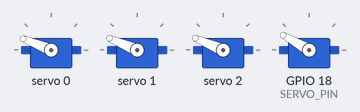
Simulated run of this sketch. Board: ESP32. On the bench: 4 × servo. WiFi joins after 1.5 s; servers stay silent unless stated; what the sketch prints to the serial monitor is not drawn.

Above: at 0.45 s.
Timing chart, 0 to 4.9 s (numbered marks = the images above):
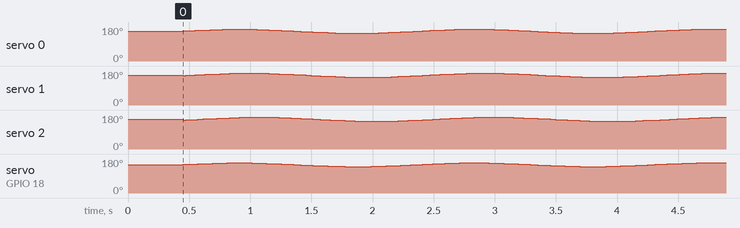

The sketch:

esp32_slave_node.ino
```cpp
#include <WiFi.h>
#include <esp_now.h>
#include <esp_wifi.h>
#include <ESP32Servo.h>
#include <Wire.h>
#include <Adafruit_PWMServoDriver.h>

// 브라운아웃(전압 강하 리셋) 방지 헤더
#include "soc/soc.h"
#include "soc/rtc_cntl_reg.h"

// =========================================================================
// [1. 핀 배선 및 모터 파라미터]
// =========================================================================
const int SERVO_PIN = 18;       // 서보 신호선: GPIO 18 (직결용)
const float BASE_ANGLE = 150.0; // 기본 중립 위치: 150도

// I2C 및 PCA9685 16채널 PWM 드라이버 (SDA: GPIO 21, SCL: GPIO 22)
Adafruit_PWMServoDriver pwm = Adafruit_PWMServoDriver(0x40);
bool pca9685Found = false;

Servo singleServo;

const char* ssid = "Artech";
const char* password = "123456789";

// 각도(0~180도) -> 마이크로초(500us ~ 2500us) 정밀 변환 함수
inline int angleToMicros(float angle) {
  angle = constrain(angle, 0.0f, 180.0f);
  return (int)(500.0f + (angle / 180.0f) * 2000.0f);
}

// =========================================================================
// [2. ESP-NOW 수신 패킷 구조체]
// =========================================================================
typedef struct __attribute__((packed)) struct_message {
  float score;        // 실시간 국제정세 긴장도 (0 ~ 100)
  float wavePhase;    // 마스터의 정확한 파도 위상 (0.0 ~ 6.28)
  float dampFactor;   // 마스터 초음파 센서 거리 감쇄 계수 K (0.15 ~ 1.00)
  float viewerDist;   // 관람객 실측 거리 (m)
  bool isPaused;      // 긴급 정지 여부
  uint8_t cmd;        // 0: 일반, 1: 자가진단 스윙, 2: 재부팅, 10: 수동 각도
} struct_message;

struct_message rxData;

volatile bool isPaused = false;
volatile bool isManualAngleMode = false;
volatile float manualAngle = 150.0;
volatile float targetScore = 31.5;
volatile float masterPhase = 0.0;
volatile float currentDampFactor = 1.0;
volatile float currentViewerDist = 3.0;
volatile unsigned long lastPacketTime = 0;

float smoothedScore = 31.5;
float smoothedDamp = 1.0;
float currentAmplitude = 8.5;
float currentSpeed = 2.5;
float wavePhase = 0.0;
unsigned long lastMotionUpdate = 0;
unsigned long lastStatusPrint = 0;

// =========================================================================
// [3. ESP-NOW 무선 데이터 수신 콜백 (0.001초 즉각 반응)]
// =========================================================================
void onDataRecv(const esp_now_recv_info_t *recv_info, const uint8_t *incomingData, int len) {
  if (len == sizeof(struct_message)) {
    memcpy(&rxData, incomingData, sizeof(rxData));
    lastPacketTime = millis();

    targetScore = rxData.score;
    masterPhase = rxData.wavePhase;
    currentDampFactor = rxData.dampFactor;
    currentViewerDist = rxData.viewerDist;
    isPaused = rxData.isPaused;

    // 마스터와 위상(wavePhase) 1ms 칼일치 동기화
    wavePhase = masterPhase;

    if (rxData.cmd == 10) {
      // 마스터에서 직접 각도 수동 제어 명령 수신
      isManualAngleMode = true;
      manualAngle = rxData.score;
      singleServo.write(constrain((int)manualAngle, 0, 180));
      if (pca9685Found) {
        for (uint8_t ch = 0; ch < 3; ch++) {
          pwm.writeMicroseconds(ch, angleToMicros(manualAngle));
        }
      }
      Serial.printf("[🎯 마스터 수동 각도 수신] 슬레이브 서보 %.1f° 즉각 회전 완료!\n", manualAngle);
    } else if (rxData.cmd == 0) {
      isManualAngleMode = false;
    } else if (rxData.cmd == 1) {
      Serial.println("[🎯 자가진단] 마스터 명령 수신 -> 슬레이브 진단 스윙 실행");
      singleServo.write(165);
      if (pca9685Found) {
        for (uint8_t ch = 0; ch < 3; ch++) pwm.writeMicroseconds(ch, angleToMicros(165));
      }
      delay(300);
      singleServo.write(135);
      if (pca9685Found) {
        for (uint8_t ch = 0; ch < 3; ch++) pwm.writeMicroseconds(ch, angleToMicros(135));
      }
      delay(300);
      singleServo.write(BASE_ANGLE);
      if (pca9685Found) {
        for (uint8_t ch = 0; ch < 3; ch++) pwm.writeMicroseconds(ch, angleToMicros(BASE_ANGLE));
      }
    } else if (rxData.cmd == 2) {
      Serial.println("[🔄 원격 재부팅] 마스터 명령 수신 -> 슬레이브 재부팅");
      delay(200);
      ESP.restart();
    }
  }
}

// =========================================================================
// [초기화 & 메인 50Hz 서보 제어 루프]
// =========================================================================
void setup() {
  // 브라운아웃 디텍터 비활성화 (모터 전압 강하 재부팅 방지)
  WRITE_PERI_REG(RTC_CNTL_BROWN_OUT_REG, 0);

  Serial.begin(115200);
  delay(300);

  ESP32PWM::allocateTimer(0);
  ESP32PWM::allocateTimer(1);
  ESP32PWM::allocateTimer(2);
  ESP32PWM::allocateTimer(3);

  // 1. Wi-Fi STA 모드 초기화 (MAC 주소 및 마스터 채널 동기화)
  WiFi.mode(WIFI_STA);
  WiFi.begin(ssid, password);

  Serial.println("\n==================================================");
  Serial.println("  ESP32 [슬레이브 노드 수신기] Multi-Slave 지원");
  Serial.println("  ESP-NOW MAC 무선 1ms 직결 수신 엔진 (PCA9685 + GPIO18)");
  Serial.printf("  내 고유 MAC 주소: %s\n", WiFi.macAddress().c_str());
  Serial.println("==================================================");

  // 2. I2C 및 PCA9685 16채널 드라이버 초기화 시도 (SDA: 21, SCL: 22)
  Wire.begin(21, 22);
  if (pwm.begin()) {
    pca9685Found = true;
    pwm.setPWMFreq(50);
    Serial.println("[PCA9685] 🎉 16채널 I2C 서보 드라이버 감지 완료! 50Hz 가동");
    for (uint8_t ch = 0; ch < 3; ch++) {
      pwm.writeMicroseconds(ch, angleToMicros(BASE_ANGLE));
    }
  } else {
    Serial.println("[PCA9685] ℹ️ PCA9685 미연결 -> GPIO 18 단독 직결 모드로 가동");
  }

  // 3. 단독 GPIO 18 서보 초기화
  singleServo.setPeriodHertz(50);
  singleServo.attach(SERVO_PIN, 500, 2500);
  singleServo.write(BASE_ANGLE); // 150도 중립 정지 대기
  delay(100);

  // 4. ESP-NOW 무선 수신 초기화
  if (esp_now_init() == ESP_OK) {
    Serial.println("[ESP-NOW] 🎉 슬레이브 무선 수신 대기 시작 (1ms 패킷 수신 대기)");
    esp_now_register_recv_cb(onDataRecv);
  } else {
    Serial.println("[ESP-NOW] ❌ 초기화 실패!");
  }
}

void loop() {
  unsigned long currentMillis = millis();

  // 1. 점수 및 마스터 초음파 감쇄 계수(K) 스무딩
  smoothedScore = smoothedScore * 0.85f + targetScore * 0.15f;
  smoothedDamp = smoothedDamp * 0.80f + currentDampFactor * 0.20f;
  currentSpeed = 1.5f + (smoothedScore / 100.0f) * 3.5f;

  // 2. 상태 주기적 시리얼 출력 (2초마다)
  if (currentMillis - lastStatusPrint >= 2000) {
    lastStatusPrint = currentMillis;
    bool isConnected = (currentMillis - lastPacketTime < 2000);
    Serial.printf("[🛰️ 슬레이브 상태] 통신: %s | 점수: %.1f | 진폭: ±%.1f° | 감쇄 K: %.2f | PCA: %s\n",
      isConnected ? "🟢 1ms 수신 중" : "🔴 마스터 대기",
      smoothedScore, currentAmplitude, smoothedDamp, pca9685Found ? "OK" : "GPIO18");
  }

  // 3. 초당 50회(20ms) 마스터와 100% 동기화된 연속 서보 구동 & 프레임 LERP
  if (currentMillis - lastMotionUpdate >= 20) {
    lastMotionUpdate = currentMillis;

    if (isPaused) {
      singleServo.write(BASE_ANGLE); // 150도 중립 안전 고정
      if (pca9685Found) {
        for (uint8_t ch = 0; ch < 3; ch++) {
          pwm.writeMicroseconds(ch, angleToMicros(BASE_ANGLE));
        }
      }
    } else if (isManualAngleMode) {
      int target = constrain((int)manualAngle, 0, 180);
      singleServo.write(target);
      if (pca9685Found) {
        for (uint8_t ch = 0; ch < 3; ch++) {
          pwm.writeMicroseconds(ch, angleToMicros(target));
        }
      }
    } else {
      // 50Hz 프레임 단위 연속 진폭 보간
      float baseAmp = 5.0f + (smoothedScore / 100.0f) * 15.0f;
      float targetAmp = baseAmp * smoothedDamp;
      currentAmplitude += (targetAmp - currentAmplitude) * 0.08f;

      wavePhase += 0.025f * currentSpeed;
      if (wavePhase > 6.28318f * 100.0f) wavePhase = 0.0f;

      // 단독 GPIO 18 서보
      float angleMain = BASE_ANGLE + sin(wavePhase) * currentAmplitude;
      angleMain = constrain(angleMain, 130.0f, 170.0f);
      singleServo.write(angleMain);

      // PCA9685 3채널 다채널 확장 (공간 위상차)
      if (pca9685Found) {
        float angle0 = BASE_ANGLE + sin(wavePhase) * currentAmplitude;
        float angle1 = BASE_ANGLE + sin(wavePhase - 0.25f) * currentAmplitude;
        float angle2 = BASE_ANGLE + sin(wavePhase - 0.50f) * currentAmplitude;

        pwm.writeMicroseconds(0, angleToMicros(constrain(angle0, 130.0f, 170.0f)));
        pwm.writeMicroseconds(1, angleToMicros(constrain(angle1, 130.0f, 170.0f)));
        pwm.writeMicroseconds(2, angleToMicros(constrain(angle2, 130.0f, 170.0f)));
      }
    }
  }
}
```
